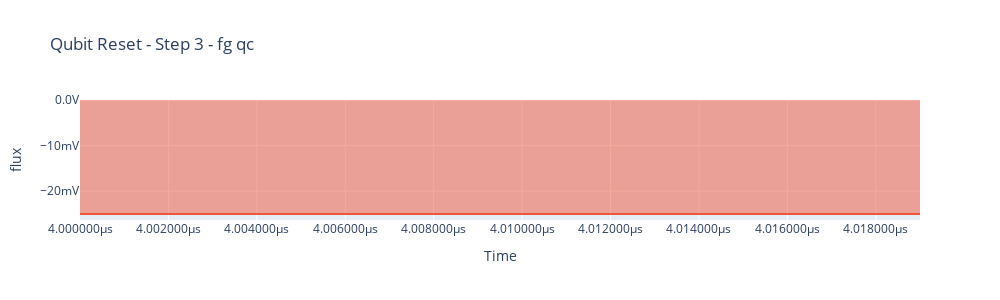

Here is the notebook cell this chart was saved with:
### Code cell
# step 3

sched = Schedule("Qubit Reset - Step 3 - fg qc")

readout_clock = ClockResource(name="q0.ro", freq=0e9)
sched.add_resource(readout_clock)

# qc_offset = -10
# qc_duration = 0.06e-6
# cr_duration = 0.25e-6
# amp = duration / target_duration* offset
start = sched.add(IdlePulse(duration=4e-6))

qc_t = 20e-9
qc_amp = -0.025

sched.add(
    RampPulse(offset=qc_amp, amp=0, duration=qc_t, port="flux", clock="q0.ro")
)


comp_sched = device_compiler.compile(sched)
comp_sched.plot_pulse_diagram(plot_backend="plotly")

### Figure 1 — Plotly figure (JSON) as saved in the notebook; plotly's stock layout.template omitted (floating-point values rounded to 4 significant figures)
{"data": [{"fill": "tozeroy", "hoverinfo": "x+y+name", "hoverlabel": {"namelength": -1}, "legendgroup": "1", "line": {"color": "#EF553B"}, "mode": "lines", "name": "RampPulse, clock: q0.ro", "showlegend": true, "type": "scatter", "x": [4e-06, 4.001e-06, 4.002e-06, 4.003e-06, 4.004e-06, 4.005e-06, 4.006e-06, 4.007e-06, 4.008e-06, 4.009e-06, 4.01e-06, 4.011e-06, 4.012e-06, 4.013e-06, 4.014e-06, 4.015e-06, 4.016e-06, 4.017e-06, 4.018e-06, 4.019e-06], "xaxis": "x", "y": [-0.025, -0.025, -0.025, -0.025, -0.025, -0.025, -0.025, -0.025, -0.025, -0.025, -0.025, -0.025, -0.025, -0.025, -0.025, -0.025, -0.025, -0.025, -0.025, -0.025], "yaxis": "y"}], "layout": {"height": 300, "showlegend": false, "title": {"text": "Qubit Reset - Step 3 - fg qc"}, "width": 1000, "xaxis": {"anchor": "y", "domain": [0, 1], "hoverformat": ".3s", "showgrid": true, "tickformat": ".2s", "tickformatstops": [{"dtickrange": [null, 1e-09], "value": ".10s"}, {"dtickrange": [1e-09, 1e-06], "value": ".7s"}, {"dtickrange": [1e-06, 0.001], "value": ".4s"}], "ticksuffix": "s", "title": {"text": "Time"}}, "yaxis": {"anchor": "x", "autorange": true, "domain": [0, 1], "hoverformat": ".3s", "tickformat": ".2s", "ticksuffix": "V", "title": {"text": "flux"}}}}
